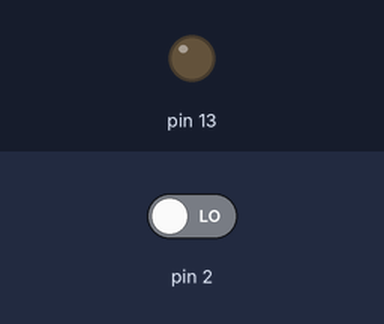
This sketch was run on a simulated Arduino Uno, built with avr-gcc and run on an emulated ATmega328P. Shown: output pins drawn as LEDs (lit = HIGH). Inputs (shaded band) come from the test bench; at power-on: pin 2 LOW.

Above: at 1.2 s.
1.3 s: pin 2 driven HIGH
At 2.0 s:
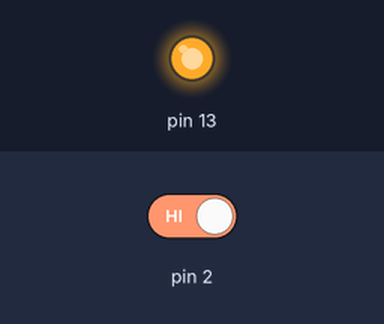
Timing chart, 0 to 4.3 s (numbered marks = the images above; inputs shaded):
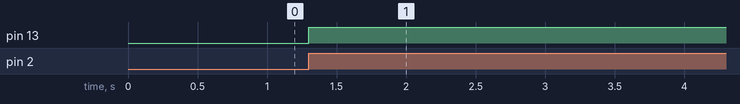

The sketch:

arduino_interrupts1.ino
```cpp
//C++ Code
//Author: Piyush Mishra

volatile boolean ledOn = false;

void setup() {
  pinMode(13,OUTPUT);
  pinMode(2,INPUT);
  //attachInterrupt(0,buttonPressed,RISING);
  //Code Portable maps the ipin to interrupt vector number
  attachInterrupt(digitalPinToInterrupt(2),buttonPressed,RISING);
}

void loop() {

}

//ISR
void buttonPressed()
{
  if(ledOn)
  {
    ledOn = false;
    digitalWrite(13,LOW);
  }else
  {
    ledOn = true;
    digitalWrite(13,HIGH);
  }
}
```

Measured:
- after the input at 1.3 s, pin 13: LOW → HIGH at once
